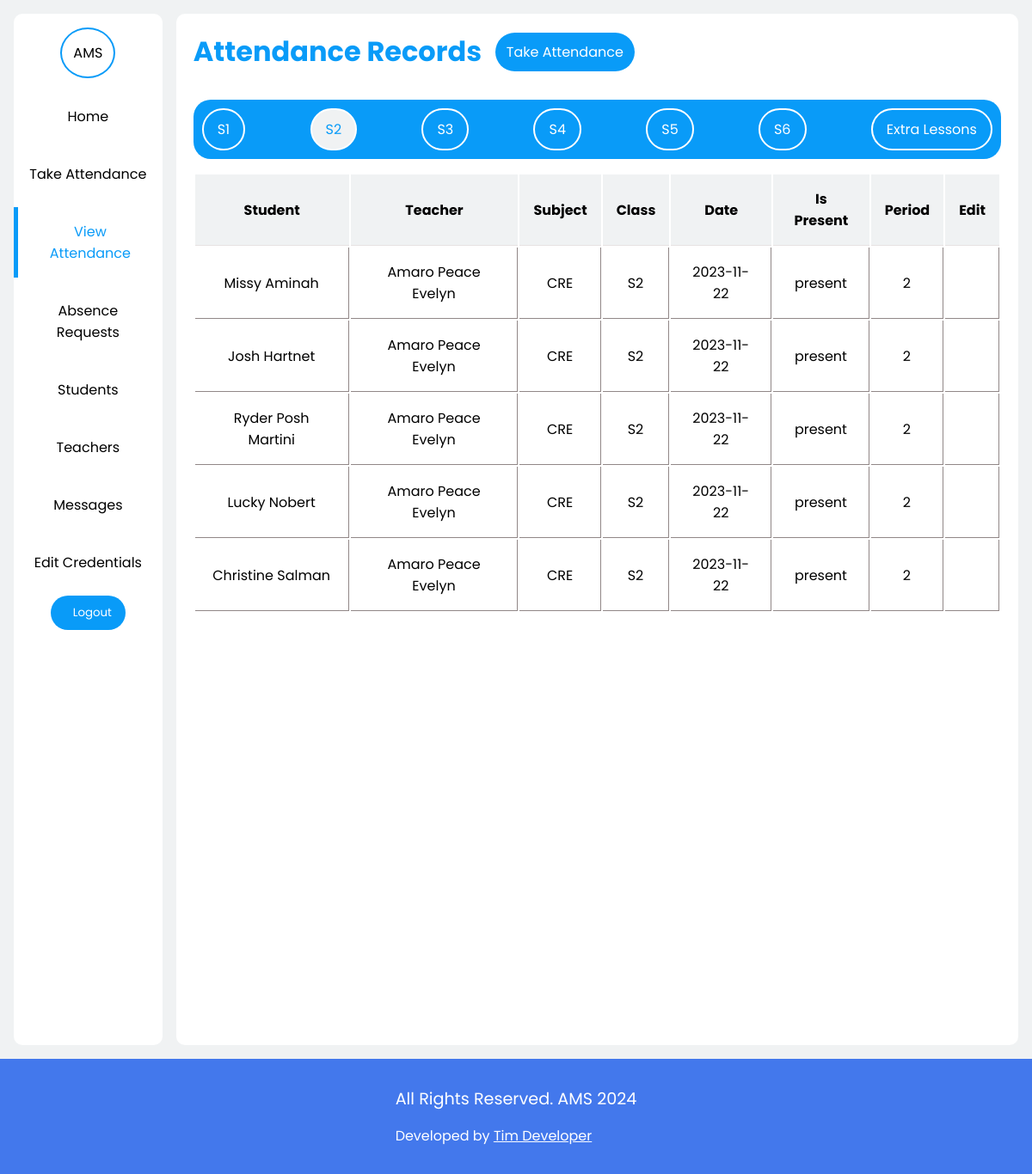
The page /teacher_account/attS2.php (signed in) on the database its author committed.
### tables this page shows
CREATE TABLE IF NOT EXISTS `attendancerecords` (
  `RecordID` int NOT NULL AUTO_INCREMENT,
  `StudentID` int NOT NULL,
  `TeacherID` int NOT NULL,
  `SubjectID` int NOT NULL,
  `ClassID` int NOT NULL,
  `Date` date NOT NULL,
  `IsPresent` varchar(50) NOT NULL,
  `Period` int NOT NULL,
  PRIMARY KEY (`RecordID`)
);

CREATE TABLE IF NOT EXISTS `students` (
  `StudentID` int NOT NULL AUTO_INCREMENT,
  `image` varchar(200) NOT NULL,
  `FirstName` varchar(50) NOT NULL,
  `LastName` varchar(50) NOT NULL,
  `ClassID` int NOT NULL,
  `DateOfBirth` date NOT NULL,
  `Gender` varchar(7) NOT NULL,
  `Address` varchar(50) NOT NULL,
  `ContactNumber` varchar(15) DEFAULT NULL,
  `Email` varchar(50) DEFAULT NULL,
  `password` varchar(200) NOT NULL,
  `username` varchar(50) NOT NULL,
  PRIMARY KEY (`StudentID`)
);

CREATE TABLE IF NOT EXISTS `teachers` (
  `TeacherID` int NOT NULL AUTO_INCREMENT,
  `Image` varchar(200) NOT NULL,
  `Firstname` varchar(50) NOT NULL,
  `Lastname` varchar(50) NOT NULL,
  `ContactNumber` varchar(15) NOT NULL,
  `Email` varchar(50) NOT NULL,
  `SubjectID` int NOT NULL,
  `password` varchar(200) NOT NULL,
  `username` varchar(50) NOT NULL,
  PRIMARY KEY (`TeacherID`)
);

CREATE TABLE IF NOT EXISTS `subjects` (
  `SubjectID` int NOT NULL AUTO_INCREMENT,
  `Subjectname` varchar(50) NOT NULL,
  PRIMARY KEY (`SubjectID`)
);

CREATE TABLE IF NOT EXISTS `classes` (
  `ClassID` int NOT NULL AUTO_INCREMENT,
  `ClassName` varchar(50) NOT NULL,
  `Year` int NOT NULL,
  `ClassTeacherID` int NOT NULL,
  PRIMARY KEY (`ClassID`)
);

### functions.php (called while the page is built, shortened)
<?php
include "connection.php";
function getAttendanceRecordsS2($teacherID)
{
    global $conn;
    $sql = "SELECT
    ar.*,
    s.FirstName,
    s.LastName,
    t.Firstname,
    t.Lastname,
    c.ClassName,
    sub.SubjectName
    FROM `attendancerecords` as ar
    JOIN `students` AS s ON ar.StudentID = s.StudentID
    JOIN `teachers` AS t ON ar.TeacherID = t.TeacherID
    JOIN `classes` AS c on ar.ClassID = c.ClassID
    JOIN `subjects` AS sub ON ar.SubjectID = sub.SubjectID
    WHERE c.ClassID = 2 AND t.TeacherID = $teacherID";
    $result = mysqli_query($conn, $sql);
    $attendanceArray = [];
    if (mysqli_num_rows($result) > 0) {
        while ($row = mysqli_fetch_array($result)) {
            $attendanceArray[] = $row;
        }
        return $attendanceArray;
    } else {
        return false;
    }
}

### teacher_account/attS2.php (the view, shortened to what this page needs)
<?php
include "../connection.php";
include "../functions.php";
$teacherID = $_SESSION['teacher_id'];
?>
<!DOCTYPE html>
<html lang="en">
<head>
    <link rel="stylesheet" href="../styles.css">
</head>
<body>
    <div class="teacher_acc">
        <div class="sidebar">
            <div class="identify">
                <p>AMS</p>
            </div>
            <nav>
                <div class="item active">
                    <a href="../teacher.php">Home</a>
                </div>
                <div class="item">
                    <a href="../teacher_account/take-attendance.php">Take Attendance</a>
                </div>
                <div class="item">
                    <a class="active" href="../teacher_account/view-attendance.php">View Attendance</a>
                </div>
                <div class="item">
                    <a href="../teacher_account/absence-requests.php">Absence Requests</a>
                </div>
                <div class="item">
                    <a href="../teacher_account/view-students.php">Students</a>
                </div>
                <div class="item">
                    <a href="../teacher_account/view-teachers.php">Teachers</a>
                </div>
                <div class="item">
                    <a href="../teacher_account/messages.php">Messages</a>
                </div>
                <div class="item">
                    <a href="../teacher_account/editcredentials.php">Edit Credentials</a>
                </div>
                <a href="../logout.php">
                    <button><span class="iconify" data-icon="mingcute:power-fill"></span>Logout</button>
                </a>
            </nav>
        </div>
        <div class="container">
            <div class="view-att-top">
                <h1 class="std-header">Attendance Records</h1>
                <a href="../teacher_account/take-attendance.php">Take Attendance</a>
            </div>
            <div class="viewATTadminTab">
                <a href="../teacher_account/view-attendance.php">S1</a>
                <a class="active" href="../teacher_account/attS2.php">S2</a>
                <a href="../teacher_account/attS3.php">S3</a>
                <a href="../teacher_account/attS4.php">S4</a>
                <a href="../teacher_account/attS5.php">S5</a>
                <a href="../teacher_account/attS6.php">S6</a>
                <a href="../teacher_account/attExtraLessons.php">Extra Lessons</a>
            </div>
            <?php
            $getAttendance = getAttendanceRecordsS2($teacherID);
            if ($getAttendance == false) { ?>
                <div class="empty">
                    <p>You have not recorded Attendance for this class yet!</p>
                </div>
            <?php } else { ?>
                <table class="view-att-table">
                    <tr>
                        <th>Student</th>
                        <th>Teacher</th>
                        <th>Subject</th>
                        <th>Class</th>
                        <th>Date</th>
                        <th>Is Present</th>
                        <th>Period</th>
                        <th>Edit</th>
                    </tr>
                    <?php
                    foreach ($getAttendance as $attendance) :
                    ?>
                        <tr>
                            <td><?php echo $attendance['FirstName'] . ' ' . $attendance['LastName'] ?></td>
                            <td><?php echo $attendance['Firstname'] . ' ' . $attendance['Lastname'] ?></td>
                            <td><?php echo $attendance['SubjectName']?></td>
                            <td><?php echo $attendance['ClassName'] ?></td>
                            <td><?php echo $attendance['Date'] ?></td>
                            <td><?php echo $attendance['IsPresent'] ?></td>
                            <td><?php echo $attendance['Period'] ?></td>
                            <td>
                                <form action="../teacher_account/edit.php?fn=<?= $attendance['FirstName']?>&ln=<?= $attendance['LastName']?>" method="post">
                                </form>
                            </td>
                        </tr>
                    <?php endforeach; ?>
                </table>
            <?php } ?>
        </div>
    </div>
    <?php include "../footer.php"; ?>
</body>
</html>

### styles.css (style rules this page uses)
* { margin: 0; border: 0; padding: 0; box-sizing: border-box; font-family: 'Poppins', sans-serif; }
a { text-decoration: none; }
:root { --box-shadow: 0 10px 1rem rgba(205, 231, 238, 0.5); --color-bg: #4378ec; --background: #f0f2f3; --color-white: #ffffff; --color-primary: #099BF8; --color-text-muted: #9e9292; --color-bg-secondary: #779be9; --pending-cards-bg: #d2dffc; --darker-tint_1: #5E3494; }
button { cursor: pointer; }
.std-header { font-size: 2rem; color: var(--color-primary); }
.student_acc #home .container .att_td td, th { text-align: center; padding: 1rem; border-bottom: 1px solid rgb(231, 226, 226); }
.container { width: 85%; border-radius: 10px; background-color: var(--color-white); padding: 10px; }
.sidebar { width: 15%; height: 150vh; background-color: var(--color-white); display: flex; align-items: center; border-radius: 10px; justify-content: center; flex-direction: column; }
.sidebar .identify { border-radius: 50%; width: 4rem; height: 4rem; align-self: center; display: flex; margin-top: 1rem; align-items: center; justify-content: center; border: 2px solid var(--color-primary); }
.sidebar nav { display: flex; flex-direction: column; align-items: center; width: 100%; height: 100%; row-gap: 10px; margin-top: 1rem; overflow: hidden; }
.sidebar nav .item { transition: all 0.3s ease; width: 100%; display: flex; }
.sidebar nav .item a { text-decoration: none; text-align: center; color: #000; width: 100%; padding: 1rem; transition: all 0.3s ease; }
.sidebar nav .item a.active { border-left: 5px solid var(--color-primary); color: var(--color-primary); }
.sidebar button { padding: 10px 1rem; background-color: var(--color-primary); color: var(--color-white); display: flex; align-items: center; justify-content: center; gap: 10px; border-radius: 50px; transition: all 0.5s ease; }
.viewATTadminTab { width: 100%; background-color: var(--color-primary); border-radius: 20px; padding: 10px; display: flex; justify-content: space-between; align-items: center; margin-top: 2rem; }
.viewATTadminTab a { border: 2px solid var(--color-white); background: none; padding: 10px 1rem; border-radius: 50px; color: var(--color-white); transition: all 0.3s ease; }
.viewATTadminTab a.active { background-color: var(--background); color: var(--color-primary); }
.teacher_acc .container h1 { display: flex; align-items: center; }
.teacher_acc { padding: 1rem; display: flex; gap: 1rem; justify-content: space-between; background-color: var(--background); overflow: hidden; position: relative; }
.teacher_acc .container { background-color: var(--color-white); padding: 20px; width: 85%; border-radius: 10px; }
.view-att-top { width: 100%; display: flex; align-items: center; gap: 1rem; }
.view-att-top a { color: white; padding: 10px 0.8rem; border-radius: 50px; background-color: var(--color-primary); }
.view-att-table { width: 100%; margin-top: 1rem; }
.view-att-table tr th { background-color: var(--background); padding: 1rem; }
.view-att-table tr td { text-align: center; padding: 1rem; border-right: 1px solid rgb(145, 135, 135); border-bottom: 1px solid rgb(145, 135, 135); }

### teacher_account/attS2.php (style rules this page uses)
button { border: none; background: none; }

### rows shown on the page
attendancerecords: StudentID.FirstName "Missy", StudentID.LastName "Aminah", TeacherID.Firstname "Amaro", TeacherID.Lastname "Peace Evelyn", SubjectID.Subjectname "CRE", ClassID.ClassName "S2", Date "2023-11-22", IsPresent "present", Period "2"
attendancerecords: StudentID.FirstName "Josh", StudentID.LastName "Hartnet", TeacherID.Firstname "Amaro", TeacherID.Lastname "Peace Evelyn", SubjectID.Subjectname "CRE", ClassID.ClassName "S2", Date "2023-11-22", IsPresent "present", Period "2"
attendancerecords: StudentID.FirstName "Ryder", StudentID.LastName "Posh Martini", TeacherID.Firstname "Amaro", TeacherID.Lastname "Peace Evelyn", SubjectID.Subjectname "CRE", ClassID.ClassName "S2", Date "2023-11-22", IsPresent "present", Period "2"
attendancerecords: StudentID.FirstName "Lucky", StudentID.LastName "Nobert", TeacherID.Firstname "Amaro", TeacherID.Lastname "Peace Evelyn", SubjectID.Subjectname "CRE", ClassID.ClassName "S2", Date "2023-11-22", IsPresent "present", Period "2"
attendancerecords: StudentID.FirstName "Christine", StudentID.LastName "Salman", TeacherID.Firstname "Amaro", TeacherID.Lastname "Peace Evelyn", SubjectID.Subjectname "CRE", ClassID.ClassName "S2", Date "2023-11-22", IsPresent "present", Period "2"
